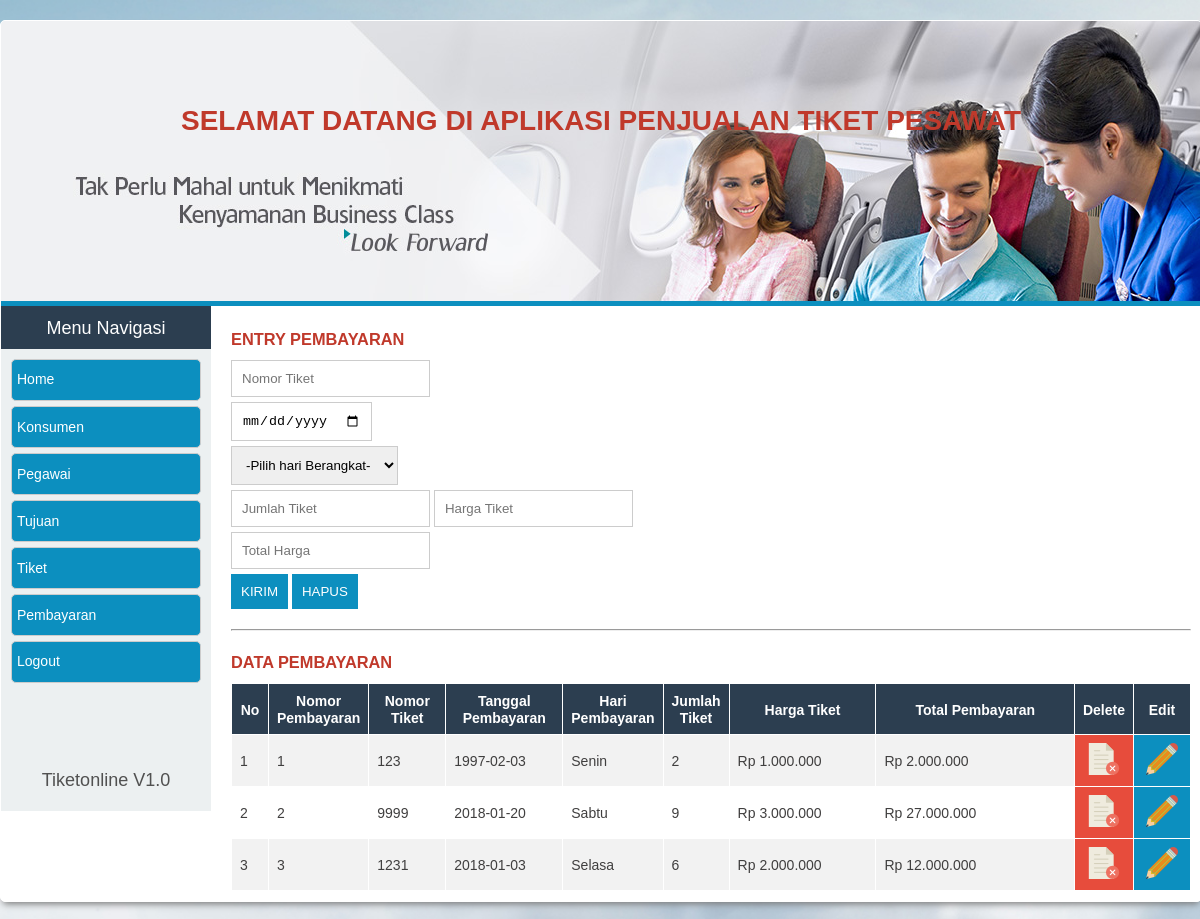
The app's page /entry_pembayaran.php (signed in) with its own data.
### tables this page shows
CREATE TABLE `tbl_pembayaran` (
  `no_pembayaran` int(20) NOT NULL,
  `no_tiket` int(11) NOT NULL,
  `tgl_pembayaran` date NOT NULL,
  `hari_pembayaran` text NOT NULL,
  `jumlah_tiket` int(100) NOT NULL,
  `harga_tiket` text NOT NULL,
  `total_pembayaran` text NOT NULL
);

### data/data_pembayaran.php (the view)
<table id="tabel"  border="1" cellpadding="3" >
	<tr>
		<th style="width: 20px;">No</th>
		<th style="width: 50px;">Nomor Pembayaran</th>
		<th style="width: 60px;">Nomor Tiket</th>
		<th style="width: 100px;">Tanggal Pembayaran</th>
		<th style="width: 60px;">Hari Pembayaran</th>
		<th style="width: 20px;">Jumlah Tiket</th>
		<th>Harga Tiket</th>
		<th>Total Pembayaran</th>
		<th style="width: 40px;">Delete</th>
		<th style="width: 40px;">Edit</th>
	</tr>
	<?php include('koneksi/conn.php');
	$sql = "SELECT * FROM tbl_pembayaran ORDER BY no_pembayaran ASC";
	$hasil=mysqli_query($conn,$sql) or die(mysqli_error());
	$no=1;
	while ($data = mysqli_fetch_array ($hasil)){
		$id=$data['no_pembayaran'];
		$harga=$data['harga_tiket'];
		$total=$data['total_pembayaran'];
		?>
		<tr>
			<td><?php echo $no++?></td>
			<td><?php echo $data['no_pembayaran'];?></td>
			<td><?php echo $data['no_tiket']; ?></td>
			<td><?php echo $data['tgl_pembayaran']; ?></td>
			<td><?php echo $data['hari_pembayaran']; ?></td>
			<td><?php echo $data['jumlah_tiket']; ?></td>
			<td>Rp <?php echo number_format($harga,0,".","."); ?></td>
			<td>Rp <?php echo number_format($total,0,".","."); ?></td>
			<td class="delete">
				<a href="deletepembayaran.php?id_pembayaran=<?php echo $id ?>" onclick="return confirm('Apakah anda yakin?')" class="btn-aksi"> <img src="img/delete.png" alt="Delete Data"></a>
			</td>
			<td class="edit">
				<a href="editpembayaran.php?id_pembayaran=<?php echo $id?>" class="btn-aksi"><img src="img/edit.png" alt="Edit Dasta"></a>
			</td>
		</tr>
		<?php } ?>
	</table>

### style.css (style rules this page uses)
* { padding: 0; margin: 0; }
body { background: url(img/3.jpg) no-repeat fixed; background-size: cover; font-family: 'Oxygen', sans-serif; font-size: 14px; }
a:link { text-decoration: none; color: #fff; }
table { border-collapse: collapse; width: 100%; }
th, td { border:1px solid #fff; text-align: left; padding: 8px; }
td a:link { display: block; color: #0C8FBF !important; }
tr:nth-child(even) { background-color: #f2f2f2 }
.delete { background-color:#e74c3c; color:#fff; text-align: center; }
.edit { background-color:#0C8FBF; color:#fff; text-align: center; }
th { background-color:#2c3e50; color: white; text-align: center; }

### records on screen
tbl_pembayaran: no_pembayaran "1", no_tiket "123", tgl_pembayaran "1997-02-03", hari_pembayaran "Senin", jumlah_tiket "2", harga_tiket "1.000.000", total_pembayaran "2.000.000"
tbl_pembayaran: no_pembayaran "2", no_tiket "9999", tgl_pembayaran "2018-01-20", hari_pembayaran "Sabtu", jumlah_tiket "9", harga_tiket "3.000.000", total_pembayaran "27.000.000"
tbl_pembayaran: no_pembayaran "3", no_tiket "1231", tgl_pembayaran "2018-01-03", hari_pembayaran "Selasa", jumlah_tiket "6", harga_tiket "2.000.000", total_pembayaran "12.000.000"
